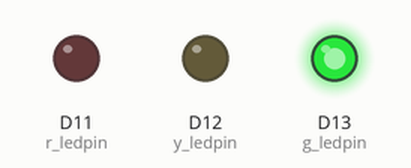
Simulated run of this sketch. Board: STM32 Nucleo. Shown: output pins drawn as LEDs (lit = HIGH).

Above: at 5.0 s.
At 12.2 s:
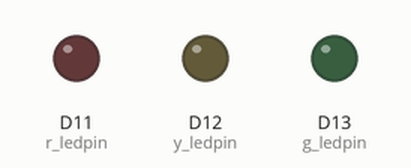
At 19.5 s:
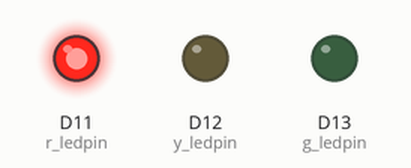
At 28.2 s:
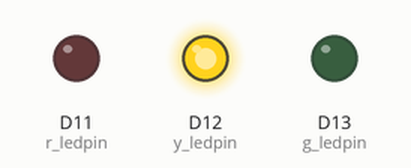
Timing chart, 0 to 37.7 s (numbered marks = the images above):
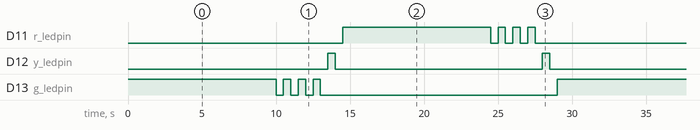

The sketch:

sketch.ino
```cpp
#define g_ledpin 13
#define y_ledpin 12
#define r_ledpin 11

void setup() {
  pinMode(13, OUTPUT);
  pinMode(12, OUTPUT);
  pinMode(11, OUTPUT);
}

void loop() {
  digitalWrite(13,HIGH);
  digitalWrite(12,LOW);
  digitalWrite(11,LOW);

  delay (10000);

  digitalWrite(13,LOW);
  digitalWrite(12,LOW);
  digitalWrite(11,LOW);

  delay (500);

  digitalWrite(13,HIGH);
  digitalWrite(12,LOW);
  digitalWrite(11,LOW);

  delay (500);

  digitalWrite(13,LOW);
  digitalWrite(12,LOW);
  digitalWrite(11,LOW);

  delay (500);

  digitalWrite(13,HIGH);
  digitalWrite(12,LOW);
  digitalWrite(11,LOW);

  delay (500);

  digitalWrite(13,LOW);
  digitalWrite(12,LOW);
  digitalWrite(11,LOW);

  delay (500);

  digitalWrite(13,HIGH);
  digitalWrite(12,LOW);
  digitalWrite(11,LOW);

  delay (500);

  digitalWrite(13,LOW);
  digitalWrite(12,LOW);
  digitalWrite(11,LOW);

  delay (500);

  digitalWrite(13,LOW);
  digitalWrite(12,HIGH);
  digitalWrite(11,LOW);

  delay (500);

  digitalWrite(13,LOW);
  digitalWrite(12,LOW);
  digitalWrite(11,LOW);

  delay (500);

  digitalWrite(13,LOW);
  digitalWrite(12,LOW);
  digitalWrite(11,HIGH);

  delay (10000);

  digitalWrite(13,LOW);
  digitalWrite(12,LOW);
  digitalWrite(11,LOW);

  delay (500);

  digitalWrite(13,LOW);
  digitalWrite(12,LOW);
  digitalWrite(11,HIGH);

  delay (500);

  digitalWrite(13,LOW);
  digitalWrite(12,LOW);
  digitalWrite(11,LOW);

  delay (500);

  digitalWrite(13,LOW);
  digitalWrite(12,LOW);
  digitalWrite(11,HIGH);

  delay (500);

  digitalWrite(13,LOW);
  digitalWrite(12,LOW);
  digitalWrite(11,LOW);

  delay (500);

  digitalWrite(13,LOW);
  digitalWrite(12,LOW);
  digitalWrite(11,HIGH);

  delay (500);

  digitalWrite(13,LOW);
  digitalWrite(12,LOW);
  digitalWrite(11,LOW);

  delay (500);

  digitalWrite(13,LOW);
  digitalWrite(12,HIGH);
  digitalWrite(11,LOW);

  delay (500);

  digitalWrite(13,LOW);
  digitalWrite(12,LOW);
  digitalWrite(11,LOW);

  delay (500);


}
```

Measured:
- by itself, D11 (r_ledpin), D13 (g_ledpin): repeats every 29.0 s: 3 × (LOW 0.50 s, HIGH 0.50 s), LOW 16.0 s, HIGH 10.0 s
- by itself, D12 (y_ledpin): alternates HIGH for 0.50 s and LOW for 14.0 s
- by itself, everything shown: repeats every 29.0 s, in 20 steps
